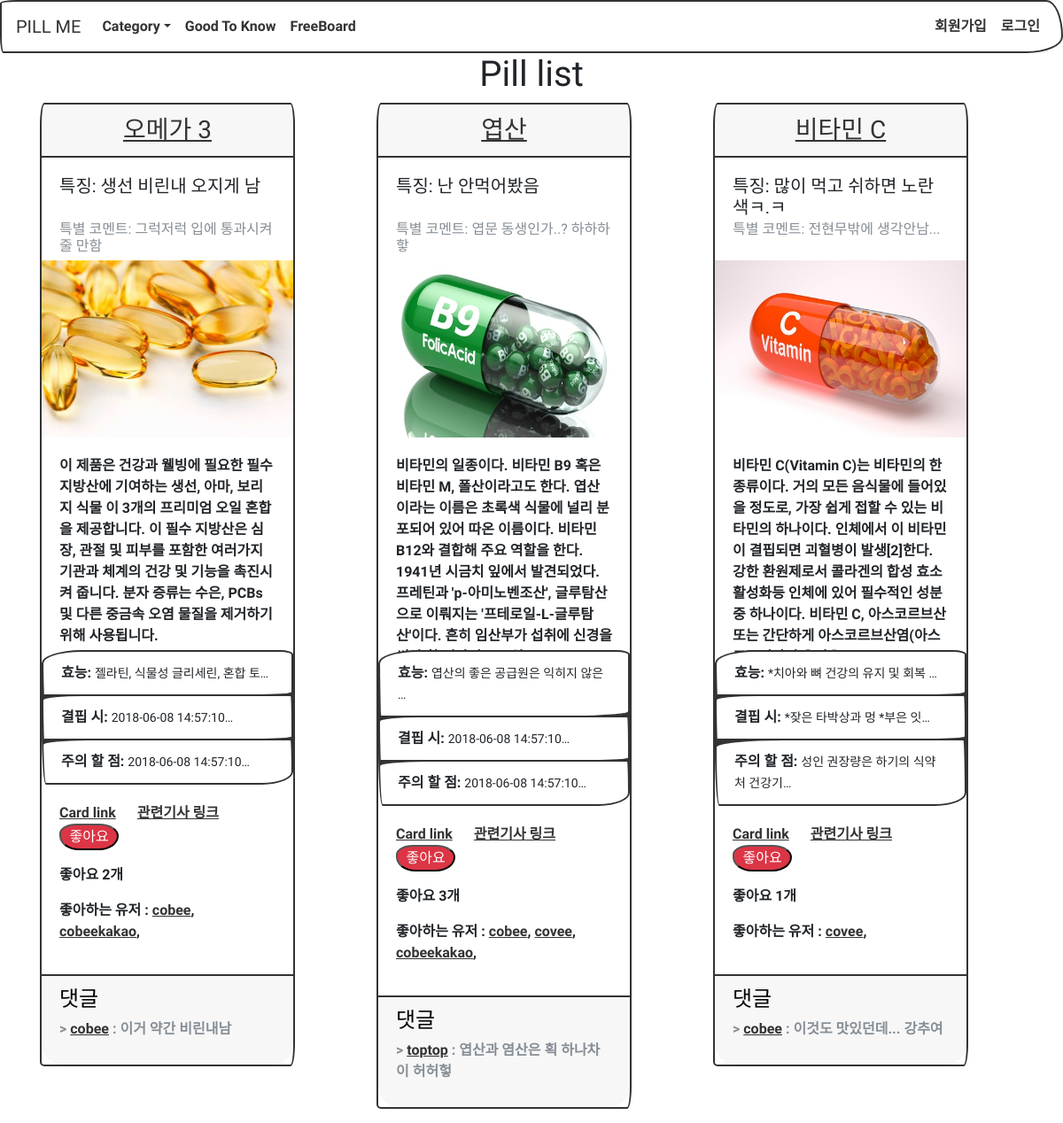
Before: /pills/pill_list/ with the older database file.
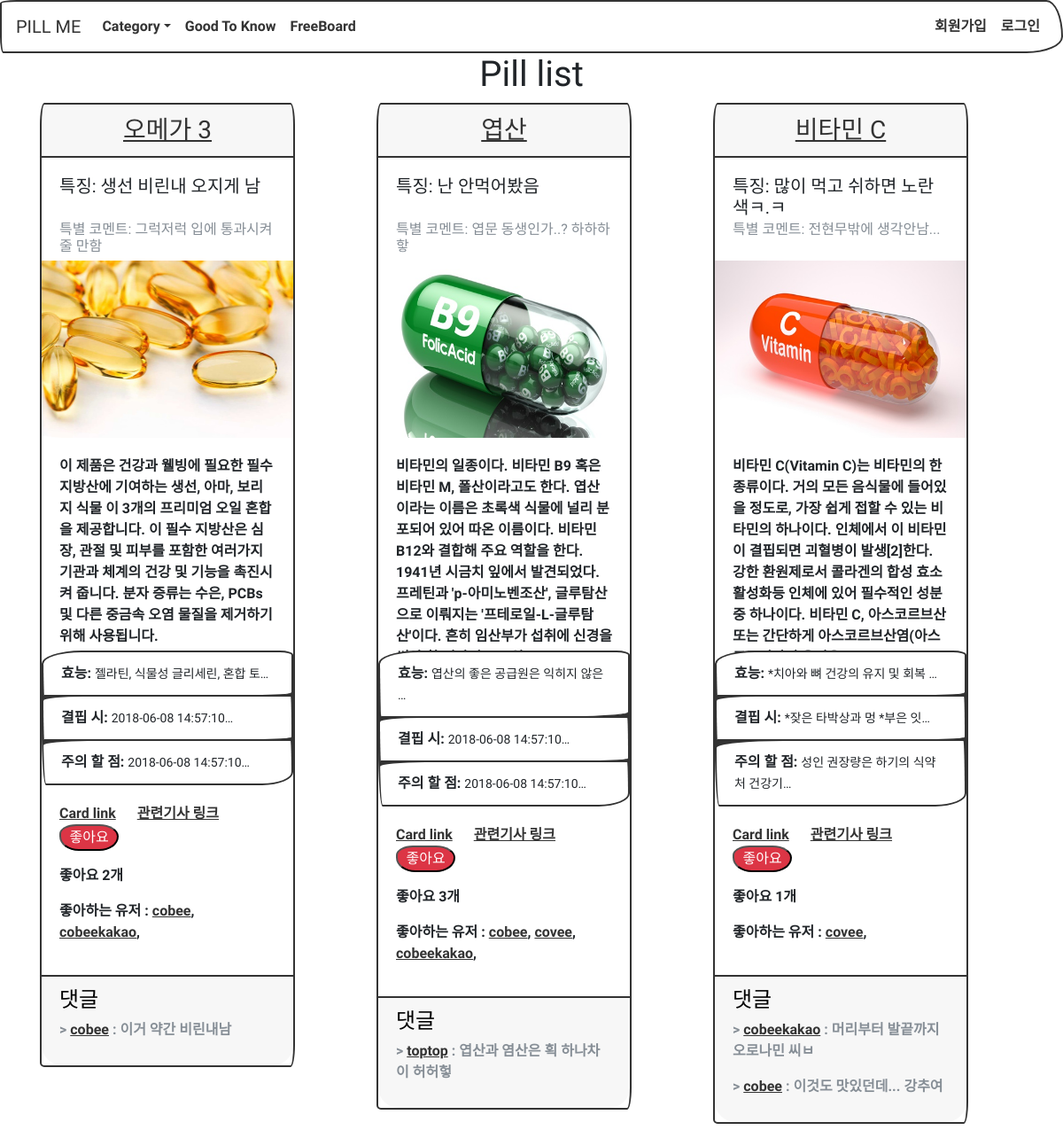
After: the same page with the newer database file.
### pills/models.py (models this page shows, shortened)
class Pills(models.Model):
	name			= models.CharField(max_length=20, null=False)
	feature			= models.TextField(max_length=50, null=True)
	editor_said		= models.TextField(max_length=50, null=True)
	description		= models.TextField(max_length=2000)
	where_it_from	= models.TextField(max_length=2000)
	benefit			= models.TextField(max_length=2000)
	shortage		= models.TextField(max_length=2000)
	careful			= models.TextField(max_length=2000)
	category_body	= models.ManyToManyField(Categories_Body)
	category_gender	= models.ManyToManyField(Categories_Gender)
	image			= models.ImageField(upload_to='upload_images/pills/%Y/%m/%d')
	like_user_set	= models.ManyToManyField(settings.AUTH_USER_MODEL,
												blank=True,
												related_name='like_user_set',
												through='Like')
	def get_absolute_url(self):
		return reverse('pills:pill_detail', args=[self.id])
	@property
	def like_count(self):
		return self.like_user_set.count()

class Comment(models.Model):
	pills 		= models.ForeignKey(Pills)
	author 		= models.ForeignKey(settings.AUTH_USER_MODEL)
	content 	= models.TextField(max_length=1000, null=False)
	created_at	= models.DateTimeField(auto_now_add=True)
	updated_at 	= models.DateTimeField(auto_now=True)
	class Meta:
		ordering = ['-id']	# 코멘트의 id값 순, 즉 순서대로 보여줌

### pills/views.py (the view)
class PillListView(ListView):
	model = Pills
	template_name = "pills/pill_list.html"
	form_class = CommentForm
	def get_context_data(self, **kwargs):
		context = super(PillListView, self).get_context_data(**kwargs)
		return context
	def get_queryset(self, *args, **kwargs):
		qs = Pills.objects.prefetch_related('category_body','category_gender','like_user_set').all()
		print(self.request.GET)
		query = self.request.GET.get("q", None)
		if query is not None:
			qs = qs.filter(
					Q(name__icontains=query)
				)
		return qs

### pills/templates/pills/pill_list.html (shortened to what this page needs)
{% extends "base.html" %}
{% block content %}
<h1 style="text-align: center;">Pill list</h1>
<div class='container'>
	<div class="row">
	{% for pills in object_list %}
		<div class="col-lg-4">
	  	<div class="card mb-3" style="width: 18rem;">
	  		<a href="{{ pills.get_absolute_url }}"><h3 class="card-header" style="text-align: center;">{{ pills.name }}</h3></a>
	  		<div class="card-body">
	  			<h5 class="card-title" style="height: 45px;"">특징: {{ pills.feature }}</h5>
	  			<h6 class="card-subtitle text-muted" style="height: 25px;">특별 코멘트: {{ pills.editor_said }}</h6>
	  		</div>
	  		<img style="height: 200px; width: 100%; display: block;" src="{{ pills.image.url }}" alt="Card image">
	  		<div class="card-body">
	  			<p class="card-text" style="height: 200px;">{{ pills.description|truncatechars:200 }}</p>
	  		</div>
	  		<ul class="list-group list-group-flush">
	  			<li class="list-group-item"><b>효능:</b> <small>{{ pills.benefit|truncatechars:20 }}</small></li>
	  			<li class="list-group-item"><b>결핍 시:</b> <small>{{ pills.shortage|truncatechars:20 }}</small></li>
	  			<li class="list-group-item"><b>주의 할 점:</b> <small>{{ pills.careful|truncatechars:20 }}</small></li>
	  		</ul>
	  		<div class="card-body">
	 			<a href="#" class="card-link">Card link</a>
	  			<a href="#" class="card-link">관련기사 링크</a>
	  			<p><input type="button" class="like badge-pill badge-danger" name="{{ pills.id }}" value="좋아요"></p>
			    <p id="count-{{ pills.id }}">좋아요 {{ pills.like_count }}개</p>
			    <p id="like-user-{{ pills.id }}">
			    	좋아하는 유저 :
			    	{% for like_user in pills.like_user_set.all %}
				    	<a href="{% url 'profiles:user_profile' like_user.pk %}">{{ like_user.username }}</a>,
				    {% endfor %}
			    </p>
	  		</div>
	  		<div class="card-footer text-muted">
	  			<h4 style="color: black;">댓글</h4>
	  			{% for comment in pills.comment_set.all %}
	  				<p> > <a href="{% url 'profiles:user_profile' comment.author.pk %}">{{ comment.author }}</a> : {{ comment.content }}
	  				</p>
	  			{% endfor %}
	  		</div>
  		</div>
  	</div>
{% endfor %}
{% endblock %}

### templates/base.html (shortened to what this page needs)
<!doctype html>
<html lang="en">
<head>
<link href="https://stackpath.bootstrapcdn.com/bootswatch/4.1.1/sketchy/bootstrap.min.css" rel="stylesheet">
</head>
<body>
	{% include 'base/navbar.html' %}
	{% block content %}
	{% endblock %}
</body>
</html>

### templates/base/navbar.html (shortened to what this page needs)
{% load socialaccount %}
<nav class="navbar navbar-expand-lg navbar-light bg-light">
	<a class="navbar-brand" href="{% url 'home' %}">PILL ME</a>
	<div class="collapse navbar-collapse" id="navbarColor03">
		<ul class="navbar-nav mr-auto">
			<li class="nav-item dropdown show">
				<a class="nav-link dropdown-toggle" data-toggle="dropdown" href="#" role="button" aria-haspopup="true" aria-expanded="true">Category</a>
			</li>
			<li class="nav-item">
				<a class="nav-link" href="#">Good To Know</a>
			</li>
			<li class="nav-item">
				<a class="nav-link" href="{% url 'freeboard:home' %}">FreeBoard</a>
			</li>
		</ul>
		{% if user.is_active %}
		<ul class="nav navbar-nav navbar-right">
			<li class="nav-right">
				<a class="nav-link" href="{% url 'profiles:user_profile' user.pk %}">프로필</a>
			</li>
			<li class="nav-right">
				<a class="nav-link" href="{% url 'account_logout' %}">로그아웃</a>
			</li>
		</ul>
		{% else %}
		<ul class="nav navbar-nav navbar-right">
			<li class="nav-right">
				<a class="nav-link" href="{% url 'account_signup' %}">회원가입</a>
			</li>
			<li class="nav-right">
				<a class="nav-link" href="{% url 'account_login' %}">로그인</a>
			</li>
		</ul>
		{% endif %}
	</div>
</nav>

Changed rows visible on the page:
added Comment: author "cobeekakao", content "머리부터 발끝까지 오로나민 씨ㅂ", shown under Pills "비타민 C"
